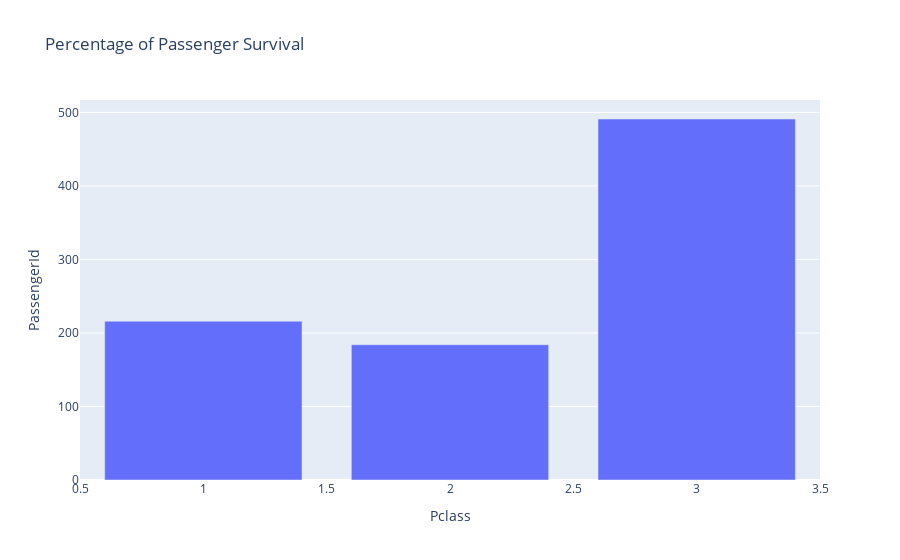

The cell this chart's notebook holds for it:
### Code cell
# Plotly Express
fig = px.bar(df_class,
             x = "Pclass", 
             y= "PassengerId",
             title = "Percentage of Passenger Survival")
fig.show()
# plotly.offline.plot(fig, filename = 'plot.html')

### Figure 1 — Plotly figure (JSON) as saved in the notebook; plotly's stock layout.template omitted (floating-point values rounded to 4 significant figures)
{"data": [{"alignmentgroup": "True", "hovertemplate": "Pclass=%{x}<br>PassengerId=%{y}<extra></extra>", "legendgroup": "", "marker": {"color": "#636efa", "pattern": {"shape": ""}}, "name": "", "offsetgroup": "", "orientation": "v", "showlegend": false, "textposition": "auto", "type": "bar", "x": [1, 2, 3], "xaxis": "x", "y": [216, 184, 491], "yaxis": "y"}], "layout": {"barmode": "relative", "legend": {"tracegroupgap": 0}, "title": {"text": "Percentage of Passenger Survival"}, "xaxis": {"anchor": "y", "domain": [0, 1], "title": {"text": "Pclass"}}, "yaxis": {"anchor": "x", "domain": [0, 1], "title": {"text": "PassengerId"}}}}
